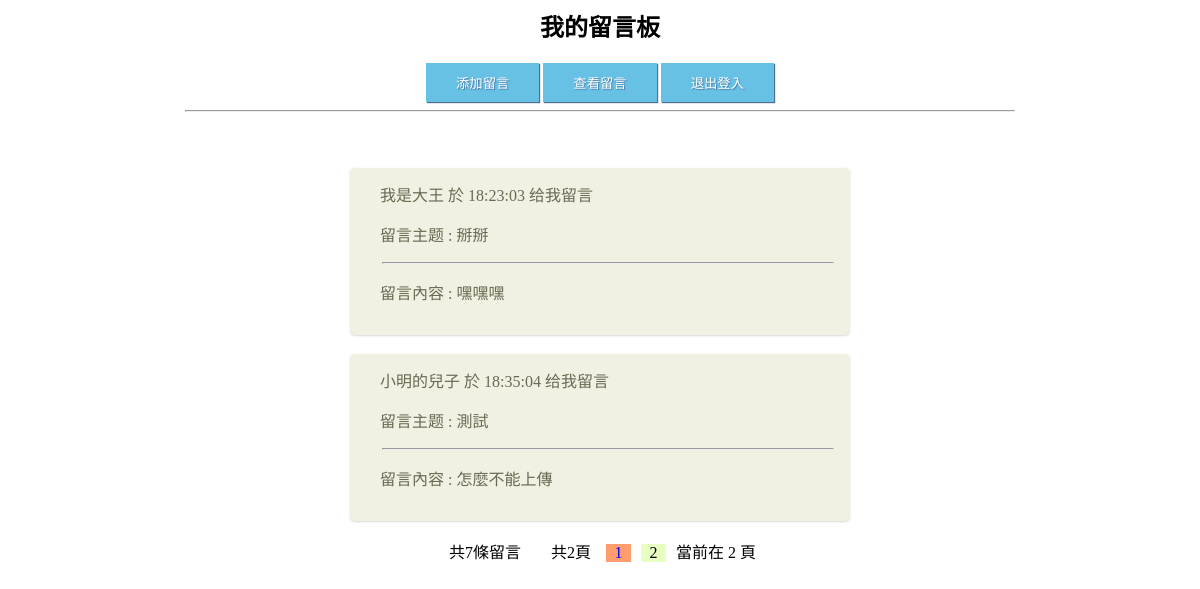
Screenshot of /show.php?p=2 with the database file from the repository.
### tables this page shows
CREATE TABLE `tbl_ms1` (
  `id` int(11) NOT NULL,
  `user` varchar(25) NOT NULL,
  `title` varchar(225) DEFAULT NULL,
  `author` varchar(25) DEFAULT NULL,
  `ip` varchar(25) DEFAULT NULL,
  `liuyan` varchar(225) DEFAULT NULL,
  `file_name` varchar(255) NOT NULL,
  `time` time DEFAULT NULL
);

### show.php (the view, shortened to what this page needs)
<html>
<head>
    <link rel="stylesheet" type="text/css" href="./css/index1.css">
</head>
<body background="./images/plain.jpg" style="background-size:cover;">
    <center>
        <h2>我的留言板</h2>
        <input type="button" value="添加留言" onclick="location.href='add.php'" class="button" />
        <input type="button" value="查看留言" onclick="location.href='show.php'" class="button" />
        <input type="button" value="退出登入" onclick="location.href='logout.php'" class="button" />
        <hr width="70%">
    </center>
    <?php
    include "connet.php";
    mysqli_query($conn, "set names 'utf8'");
    $pagesize = 5;
    $p = isset($_GET['p']) ? $_GET['p'] : 1;
    $offset = ($p - 1) * $pagesize;
    $id = $_SESSION["user_name"];
    $query_sql = "SELECT * FROM tbl_ms1
                  ORDER BY
                      CASE
                          WHEN user = '$id' THEN 0
                          ELSE 1
                      END,
                      id DESC
                  LIMIT $offset, $pagesize";    $result = mysqli_query($conn, $query_sql);
    echo "<div style='margin-top:55px'>";
    while ($res = mysqli_fetch_array($result)) {
        echo "<div class='k'>";
        echo "<div class='ds-post-main'>";
        echo "<div class='ds-comment-body'>
            <span>{$res['author']}  於  {$res['time']}  给我留言</span>";
        echo "<p>留言主题 : {$res['title']}</p>
            <hr width=450px>
            <p>留言內容 : {$res['liuyan']}</p>";
        echo "</div><br>";
        echo "</div>";
        echo "</div>";
    }
    echo "</div>";
    $count_result = mysqli_query($conn, "SELECT count(*) AS count FROM tbl_ms1");
    $count_array = mysqli_fetch_array($count_result);
    $pagenum = ceil($count_array['count'] / $pagesize);
    echo "<center>";
    echo "<div style='display: inline-block;margin-right: 15px;margin-left:15px;'>共{$count_array['count']}條留言</div>";
    echo "<div style='display: inline-block;margin-right: 15px;margin-left:15px;'>共{$pagenum}頁</div>";
    if ($pagenum > 1) {
        for ($i = 1; $i <= $pagenum; $i++) {
            if ($i == $p) {
                echo "<div style='background:#e8ffc4;width:25px;display: inline-block;margin-right: 10px;'>$i</div>";
            } else {
                echo "<a href='show.php?p=$i'><div style='width:25px;display: inline-block;margin-right: 10px;background:#FF9D6F'>$i</div></a>";
            }
        }
        echo "<div style='display: inline-block;margin-right: 10px;'>當前在 $p 頁</center></div>";
    }
    echo "<br><br><br></div>";
    ?>
</body>
</html>

### css/index1.css (style rules this page uses)
.button,.reset,.submit,.button1 { padding: 10px 30px 10px 30px; background: #66C1E4; border: none; color: #FFF; box-shadow: 1px 1px 1px #4C6E91; -webkit-box-shadow: 1px 1px 1px #4C6E91; -moz-box-shadow: 1px 1px 1px #4C6E91; text-shadow: 1px 1px 1px #5079A3; }
.ds-post-main { position: relative; width: 500px; margin-left: auto; margin-right: auto; }
.ds-comment-body { z-index: 1; position: relative; left: 0; background: #F0F0E3; padding: 15px 15px 15px 30px; color: #696A52; border-radius: 5px; box-shadow: 0 1px 2px rgba(0,0,0,.15), 0 1px 0 rgba(255,255,255,.75) inset; }
.ds-comment-body { color: #696A52; }
a { text-decoration: none; }

### rows the page displays
tbl_ms1: author "我是大王", time "18:23:03", title "掰掰", liuyan "嘿嘿嘿"
tbl_ms1: author "小明的兒子", time "18:35:04", title "測試", liuyan "怎麼不能上傳"

### other values shown
$count_array['count'] "7"
$pagenum "2"
$p "2"
